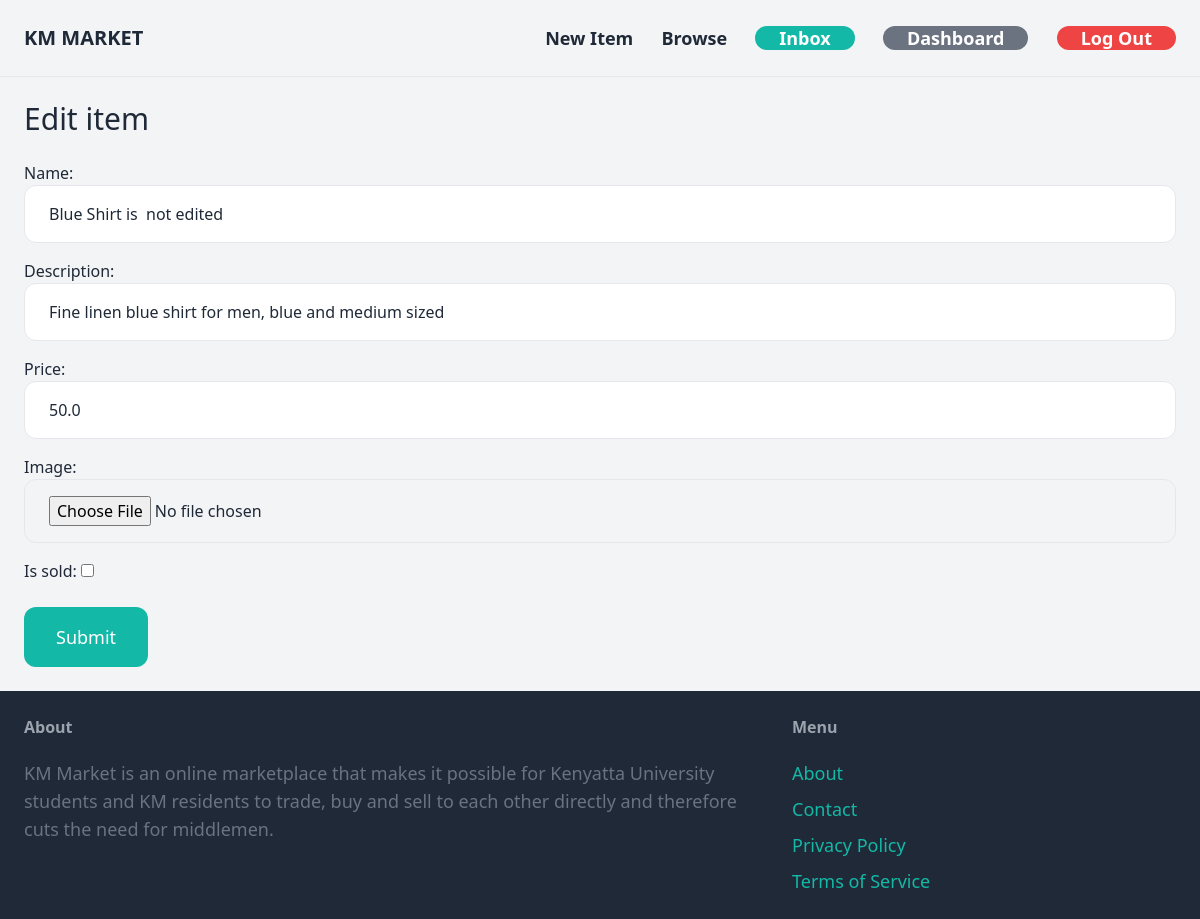
The page /items/13/edit/ (signed in) on the database its author committed.
### item/models.py (models this page shows, shortened)
class Item(models.Model):
    category = models.ForeignKey(Category, related_name="items", on_delete=models.CASCADE)
    name = models.CharField(max_length=255, default='noname')
    description = models.TextField(blank=True, null=True)
    price = models.FloatField()
    image = models.ImageField(upload_to="item_images", blank=True, null=True)
    is_sold = models.BooleanField(default=False)
    created_by = models.ForeignKey(User, related_name='items', on_delete=models.CASCADE)
    created_at = models.DateTimeField(auto_now_add=True)

### item/views.py (the view)
# urls.py: path('<int:pk>/edit/', views.edit, name='edit'),
@login_required
def edit(request, pk):
    item = get_object_or_404(Item, pk=pk, created_by=request.user)
    if request.method == 'POST':
        form = EditITemForm(request.POST, request.FILES, instance=item)
        if form.is_valid():
            item.save()
            return redirect('item:detail', pk=item.id)
    else:
        form = EditITemForm(instance=item)
    return render(request, 'item/form.html', {
        'form': form,
        'title': 'Edit item'
    })

### item/forms.py
class EditITemForm(forms.ModelForm):
    class Meta:
        model = Item
        fields =('name', 'description', 'price', 'image','is_sold')
        widgets = {
         'name': forms.TextInput(attrs={
            'class': INPUT_CLASSES
         }),
         'description': forms.TextInput(attrs={
            'class': INPUT_CLASSES
         }),
         'price': forms.TextInput(attrs={
            'class': INPUT_CLASSES
         }),
         'image': forms.FileInput(attrs={
            'class': INPUT_CLASSES
         })
        }

### item/templates/item/form.html (shortened to what this page needs)
{% extends 'core/base.html' %}
{% block content %}
<h1 class="mb-6 text-3xl">{{ title }}</h1>
<form enctype="multipart/form-data" action="." method="post">
  <div class="space-y-4">
    {{ form.as_p }}
  </div>
  <button class="mt-6 py-4 px-8 text-lg bg-teal-500 hover:bg-teal-700 rounded-xl text-white">Submit</button>
</form>
{% endblock %}

### rows shown on the page
Item: name "Blue Shirt is not edited", description "Fine linen blue shirt for men, blue and medium sized", price "50.0"

### other values the page prints
{{ title }} "Edit item"
